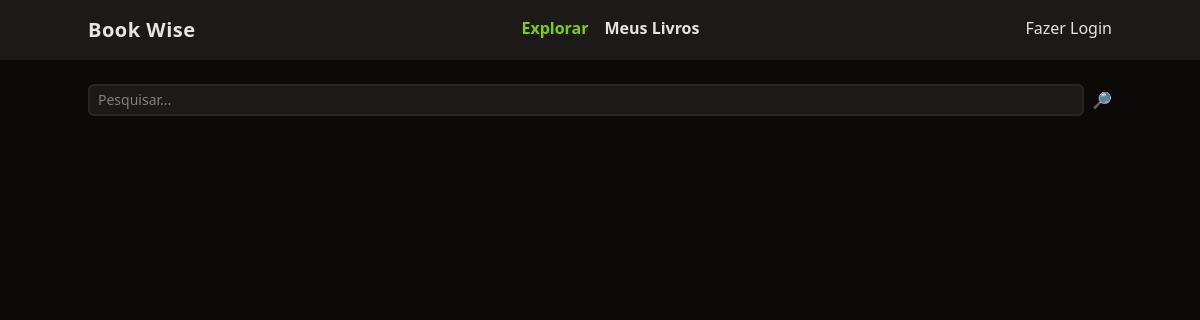
Before: / with the older database file.
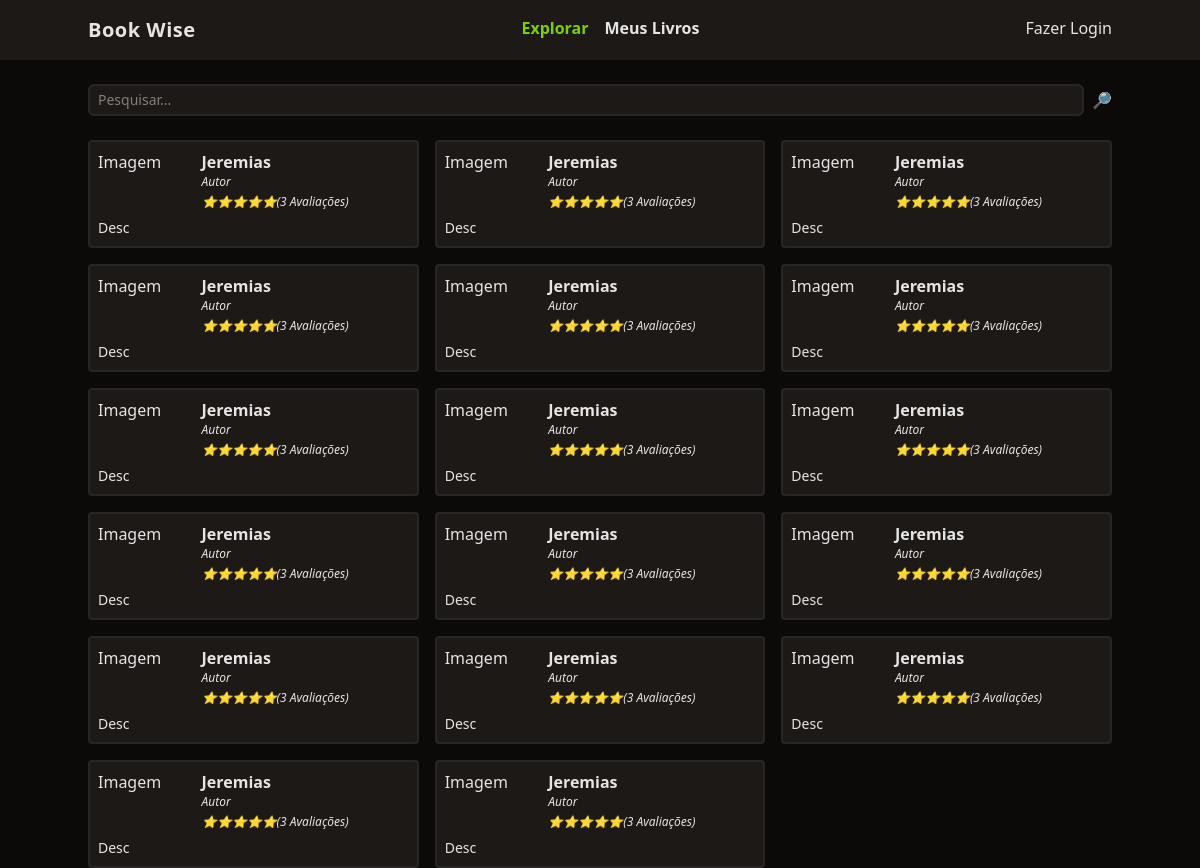
After: the same page with the newer database file.
### tables this page shows
CREATE TABLE livros (
    id integer primary key,
    titulo varchar(255),
    autor varchar(100),
    descricao text,
    ano_de_lancamento integer,
    usuario_id integer,
    foreign key (usuario_id) references usuarios (id)
  );

### functions.php (called while the page is built, shortened)
<?php
function view($view, $data = []){
    require "views/template/app.php";
}

### controllers/index.controller.php (called while the page is built)
<?php
require 'dados.php';
view('index',[
    'livros' => $livros
]);
?>

### routes.php (called while the page is built, shortened)
<?php
$path = parse_url($_SERVER['REQUEST_URI'])['path'];
$basePath = '/book-manage';
$controller = str_replace($basePath, '', $path);
$controller = trim($controller, '/');
if (!$controller) $controller = 'index';
require "controllers/{$controller}.controller.php";

### index.php (called while the page is built)
<?php
require "functions.php";
require "routes.php";
?>

### dados.php (called while the page is built)
<?php
$db = new PDO('sqlite:database.sqlite');
$query = $db->query("select * from livros");
$livros = $query->fetchAll();
?>

### views/index.view.php (the view)
<form class="w-full flex space-x-2 mt-6">
    <input
        type="text"
        class="border-stone-800 border-2 rounded-md bg-stone-900 text-sm focus:outline-none px-2 py-1 w-full"
        placeholder="Pesquisar..."
    >
    <button type="submit">🔎</button>
</form>
<section class="grid gap-4 grid-cols-1 md:grid-cols-2 lg:grid-cols-3">
    <?php foreach($livros as $livro): ?>
        <div class="p-2 rounded border-stone-800 border-2 bg-stone-900">
            <div class="flex">
                <div class="w-1/3">Imagem</div>
                <div class="space-y-1">
                    <a href="/book-manage/livro?id=<?= $livro['id'] ?>" class="font-semibold hover:underline"><?= $livro['titulo'] ?></a>
                    <div class="text-xs italic"><?= $livro['autor'] ?></div>
                    <div class="text-xs italic">⭐⭐⭐⭐⭐(3 Avaliações)</div>
                </div>
            </div>
            <div class="text-sm mt-2"><?= $livro['descricao'] ?></div>
        </div>
    <?php endforeach; ?>
</section>

### views/template/app.php (shortened to what this page needs)
<!DOCTYPE html>
<html lang="en">
<head>
    <script src="https://cdn.jsdelivr.net/npm/@tailwindcss/browser@4"></script>
</head>
<body class="bg-stone-950 text-stone-200">
    <header class="bg-stone-900">
        <nav class="mx-auto max-w-screen-lg flex justify-between py-4">
            <div class="font-bold text-xl tracking-wide">Book Wise</div>
            <ul class="flex space-x-4 font-bold">
                <li><a href="/" class="text-lime-500">Explorar</a></li>
                <li><a href="/meus-livros" class="hover:underline">Meus Livros</a></li>
            </ul>
            <ul>
                <li><a href="/login">Fazer Login</a></li>
            </ul>
        </nav>
    </header>
    <main class="mx-auto max-w-screen-lg space-y-6">
        <?php require "views/{$view}.view.php" ?>
    </main>
</body>
</html>

Changed rows visible on the page:
added livros: titulo "Jeremias", autor "Autor", descricao "Desc"
added livros: titulo "Jeremias", autor "Autor", descricao "Desc"
added livros: titulo "Jeremias", autor "Autor", descricao "Desc"
added livros: titulo "Jeremias", autor "Autor", descricao "Desc"
added livros: titulo "Jeremias", autor "Autor", descricao "Desc"
added livros: titulo "Jeremias", autor "Autor", descricao "Desc"
added livros: titulo "Jeremias", autor "Autor", descricao "Desc"
added livros: titulo "Jeremias", autor "Autor", descricao "Desc"
added livros: titulo "Jeremias", autor "Autor", descricao "Desc"
added livros: titulo "Jeremias", autor "Autor", descricao "Desc"
added livros: titulo "Jeremias", autor "Autor", descricao "Desc"
added livros: titulo "Jeremias", autor "Autor", descricao "Desc"
added livros: titulo "Jeremias", autor "Autor", descricao "Desc"
added livros: titulo "Jeremias", autor "Autor", descricao "Desc"
added livros: titulo "Jeremias", autor "Autor", descricao "Desc"
added livros: titulo "Jeremias", autor "Autor", descricao "Desc"
added livros: titulo "Jeremias", autor "Autor", descricao "Desc"
